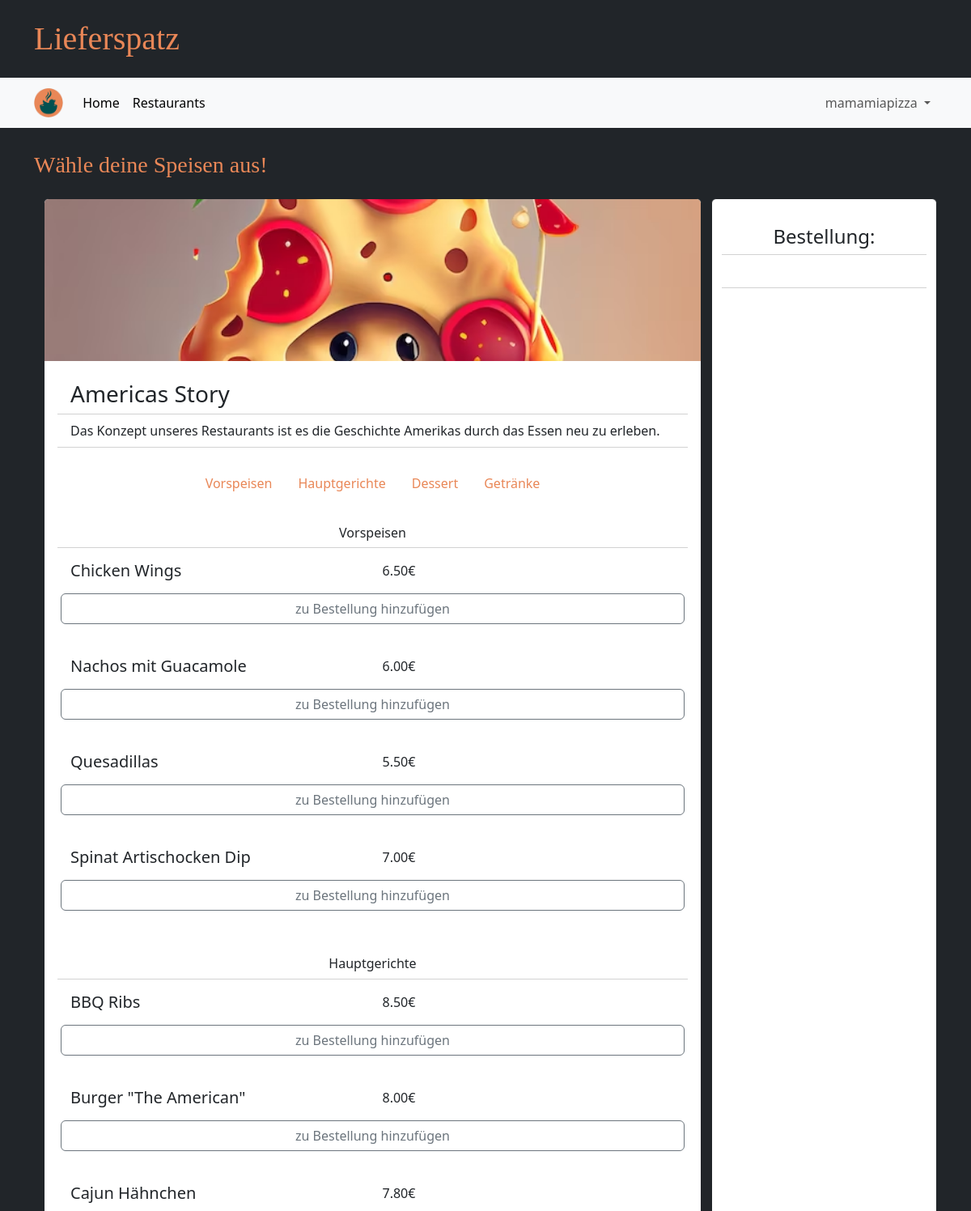
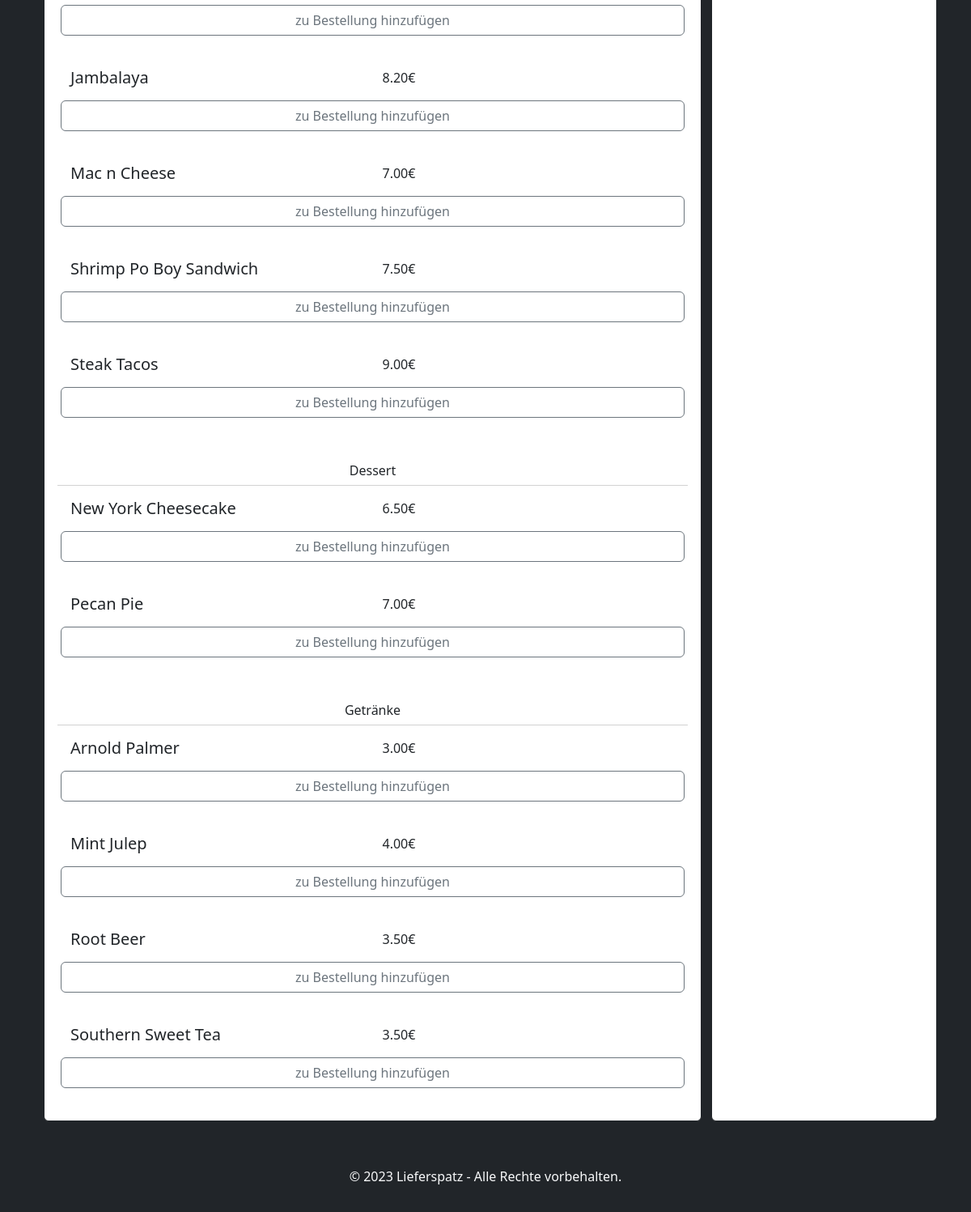
The page /menue/americasstory (signed in) on the database its author committed (2 pictures, top to bottom).
### tables this page shows
CREATE TABLE GeschaeftsAccount(
            Username TEXT PRIMARY KEY NOT NULL,
            Passwort TEXT NOT NULL,
            Restaurantname TEXT NOT NULL,
            Beschreibung TEST NOT NULL,
            Strasse TEXT NOT NULL,
            Hausnummer INTEGER NOT NULL,
            Plz INTEGER NOT NULL
        );

CREATE TABLE Item(
            Restaurant INTEGER,
            Name TEXT,
            Kategorie TEXT,
            Preis INTEGER,
            PRIMARY KEY (Restaurant, Name)
            FOREIGN KEY (Restaurant) REFERENCES GeschaeftsAccount(username)
        );

### main.py (the view)
@app.route("/menue/<username>", methods=["GET", "POST"])
def menue_page(username):
    if "user" in session:
        restaurant = database.get_restaurant(username)
        items = database.get_items(username)
        return render_template("menue.html", restaurant=restaurant, items=items)
    else:
        return redirect(url_for("login_customer_page"))

### database.py (called while the page is built)
def getData(sql, params = ()):
    dbcon = sqlite3.connect("instance/db.db")
    cursor = dbcon.cursor()
    cursor.execute(sql, params)
    return cursor

def get_restaurant(username):
    request_pointer = getData("""SELECT Restaurantname, Beschreibung, Strasse, Hausnummer, Plz
                              FROM GeschaeftsAccount
                              WHERE Username = ? """,(username,))
    result = request_pointer.fetchone()
    restaurant = {
            "name": result[0],
            "description": result[1],
            "street": result[2],
            "housenumber": result[3],
            "postalcode": result[4]
        }
    return restaurant

def get_items(username):
    items = []
    request_pointer = getData("""SELECT *
                              FROM Item
                              WHERE Restaurant = ?
                              ORDER BY Kategorie DESC""", (username,))
    for entry in request_pointer.fetchall():
        restaurant = {
            "restaurant": entry[0],
            "name": entry[1],
            "category": entry[2],
            "price": entry[3]
        }
        items.append(restaurant)
    return items

### templates/menue.html (shortened to what this page needs)
{% extends "base.html" %}
{% block heading %}Wähle deine Speisen aus!{% endblock %}
{% block content %}
<div class="row g-4 mb-4" id="wrapper">
  <div class="col-9">
    <div class="card border-dark">
      <img src="{{ url_for('static', filename='test1.jpeg') }}" class="card-img-top restau-image" alt="...">
      <div class="card-body">
        <h3 class="card-title card-header bg-transparent">{{ restaurant['name'] }}</h3>
        <p class="card-text card-header bg-transparent mb-3">{{ restaurant['description'] }}</p>
        <ul class="nav nav-pills justify-content-center mt-4">
          <li class="nav-item">
            <a class="nav-link" href="#Vorspeisen">Vorspeisen</a>
          </li>
          <li class="nav-item">
            <a class="nav-link" href="#Hauptgerichte">Hauptgerichte</a>
          </li>
          <li class="nav-item">
            <a class="nav-link" href="#Dessert">Dessert</a>
          </li>
          <li class="nav-item">
            <a class="nav-link" href="#Getränke">Getränke</a>
          </li>
        </ul>
        <div class="mt-4">
          <h6 class ="text-center card-header bg-transparent">Vorspeisen</h6>
          {% for item in items %}
          {% if item['category'] == 'Vorspeise' %}
          <form class="card-body row">
            <h5 class="card-titel col">{{ item['name'] }}</h5>
            <p class="card-text col">{{ "%.2f" | format(item['price']/100) }}€</p>
            <button type="button" class="btn btn-outline-secondary mb-2">zu Bestellung hinzufügen</button>
          </form>
          {% endif %}
          {% endfor %}
        </div>
        <div class="mt-4">
          <h6 class ="text-center card-header bg-transparent">Hauptgerichte</h6>
          {% for item in items %}
          {% if item['category'] == 'Hauptgericht' %}
          <form class="card-body row">
            <h5 class="card-titel col">{{ item['name'] }}</h5>
            <p class="card-text col">{{ "%.2f" | format(item['price']/100) }}€</p>
            <button type="button" class="btn btn-outline-secondary mb-2">zu Bestellung hinzufügen</button>
          </form>
          {% endif %}
          {% endfor %}
        </div>
        <div class="mt-4">
          <h6 class ="text-center card-header bg-transparent">Dessert</h6>
          {% for item in items %}
          {% if item['category'] == 'Dessert' %}
          <form class="card-body row">
            <h5 class="card-titel col">{{ item['name'] }}</h5>
            <p class="card-text col">{{ "%.2f" | format(item['price']/100) }}€</p>
            <button type="button" class="btn btn-outline-secondary mb-2">zu Bestellung hinzufügen</button>
          </form>
          {% endif %}
          {% endfor %}
        </div>
        <div class="mt-4">
          <h6 class ="text-center card-header bg-transparent">Getränke</h6>
          {% for item in items %}
          {% if item['category'] == 'Getränk' %}
          <form class="card-body row">
            <h5 class="card-titel col">{{ item['name'] }}</h5>
            <p class="card-text col">{{ "%.2f" | format(item['price']/100) }}€</p>
            <button type="button" class="btn btn-outline-secondary mb-2">zu Bestellung hinzufügen</button>
          </form>
          {% endif %}
          {% endfor %}
        </div>
      </div>
    </div>
  </div>
  <div class="card border-dark col">
    <h4 class="card-titel card-header text-center bg-transparent mt-4 mb-4">Bestellung:</h4>
    <div class="card-header bg-transparent" id="orderlist" ></div>
  </div>
</div>
{% endblock %}

### templates/base.html (shortened to what this page needs)
<!DOCTYPE html>
<html lang="de">
<head>
    <link rel="stylesheet" href="/static/style.css">
    <link href="https://cdn.jsdelivr.net/npm/bootstrap@5.3.2/dist/css/bootstrap.min.css" rel="stylesheet">
</head>
<body class="bg-dark">
    <div class="container my-4">
        <h1 class="brandfont">Lieferspatz</h1>
    </div>
    <nav class="navbar navbar-expand bg-body-tertiary sticky-top border-bottom border-5 border-dark">
        <div class="container">
          <a class="navbar-brand" href="#">
            <img src="{{ url_for('static', filename='ls_logo.png') }}" alt="..." height="36" />
          </a>
          <div class="collapse navbar-collapse" id="navbarSupportedContent">
            <ul class="navbar-nav me-auto mb-2 mb-lg-0">
              <li class="nav-item">
                <a class="nav-link active" aria-current="page" href="{{ url_for('start_page') }}">Home</a>
              </li>
              <li class="nav-item">
                <a class="nav-link active" aria-current="page" href="{{ url_for('restaurants_page') }}">Restaurants</a>
              </li>
            </ul>
            <ul class="navbar-nav mb-2 mb-lg-0">
              {% if session['user'] %}
              <li class="nav-item dropdown">
                <a class="nav-link dropdown-toggle" href="#" role="button" data-bs-toggle="dropdown" aria-expanded="false">
                  {{ session['user'] }}
                </a>
              </li>
              {% endif %}
            </ul>
          </div>
        </div>
    </nav>
    <div class="container mt-4">
        <h3 class="brandfont2">{% block heading %}{% endblock %}</h3>
    </div>
    <div class="container text-light px-4 py-3 ">
        {% block content %}{% endblock %}
    </div>
    <footer class="bg-dark text-light text-center py-3">
        <p>&copy; 2023 Lieferspatz - Alle Rechte vorbehalten.</p>
    </footer>
</body>
</html>

### static/style.css (style rules this page uses)
.brandfont { font-family: brandFont; color: #e98757; }
.brandfont2 { font-family: brandFont2; color: #e98757; }
.restau-image { height: 200px; object-fit: cover; }
.nav-pills a.nav-link { color: #e98757; }
.text-center { text-align: center; }

### rows shown on the page
GeschaeftsAccount: name "Americas Story", description "Das Konzept unseres Restaurants ist es die Geschichte Amerikas durch das Essen neu zu erleben."
Item: name "Chicken Wings", item['price']/100 "6.50"
Item: name "Nachos mit Guacamole", item['price']/100 "6.00"
Item: name "Quesadillas", item['price']/100 "5.50"
Item: name "Spinat Artischocken Dip", item['price']/100 "7.00"
Item: name "BBQ Ribs", item['price']/100 "8.50"
Item: name "Burger \"The American\"", item['price']/100 "8.00"
Item: name "Cajun Hähnchen", item['price']/100 "7.80"
Item: name "Jambalaya", item['price']/100 "8.20"
Item: name "Mac n Cheese", item['price']/100 "7.00"
Item: name "Shrimp Po Boy Sandwich", item['price']/100 "7.50"
Item: name "Steak Tacos", item['price']/100 "9.00"
Item: name "New York Cheesecake", item['price']/100 "6.50"
Item: name "Pecan Pie", item['price']/100 "7.00"
Item: name "Arnold Palmer", item['price']/100 "3.00"
Item: name "Mint Julep", item['price']/100 "4.00"
Item: name "Root Beer", item['price']/100 "3.50"
Item: name "Southern Sweet Tea", item['price']/100 "3.50"

### other values the page prints
{{ session['user'] }} "mamamiapizza"
